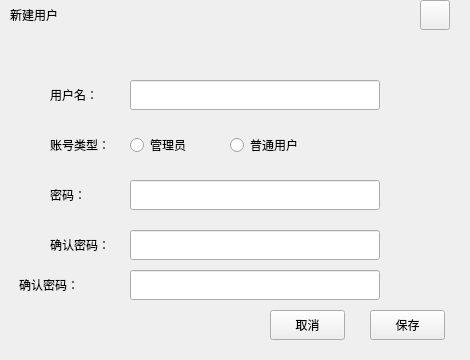
<?xml version="1.0" encoding="UTF-8"?>
<ui version="4.0">
 <class>UserEdit</class>
 <widget class="QWidget" name="UserEdit">
  <property name="geometry">
   <rect>
    <x>0</x>
    <y>0</y>
    <width>470</width>
    <height>360</height>
   </rect>
  </property>
  <property name="windowTitle">
   <string>Form</string>
  </property>
  <widget class="QPushButton" name="CloseBtn">
   <property name="geometry">
    <rect>
     <x>420</x>
     <y>0</y>
     <width>30</width>
     <height>30</height>
    </rect>
   </property>
   <property name="text">
    <string/>
   </property>
  </widget>
  <widget class="QLabel" name="TitleLab">
   <property name="geometry">
    <rect>
     <x>0</x>
     <y>10</y>
     <width>461</width>
     <height>31</height>
    </rect>
   </property>
   <property name="text">
    <string/>
   </property>
  </widget>
  <widget class="QRadioButton" name="NorRBtn">
   <property name="geometry">
    <rect>
     <x>230</x>
     <y>130</y>
     <width>90</width>
     <height>30</height>
    </rect>
   </property>
   <property name="text">
    <string>普通用户</string>
   </property>
  </widget>
  <widget class="QLabel" name="PasswordLab">
   <property name="geometry">
    <rect>
     <x>50</x>
     <y>180</y>
     <width>80</width>
     <height>30</height>
    </rect>
   </property>
   <property name="text">
    <string>密码：</string>
   </property>
  </widget>
  <widget class="QLabel" name="InerLab">
   <property name="geometry">
    <rect>
     <x>50</x>
     <y>60</y>
     <width>401</width>
     <height>231</height>
    </rect>
   </property>
   <property name="styleSheet">
    <string notr="true"/>
   </property>
   <property name="text">
    <string/>
   </property>
  </widget>
  <widget class="QRadioButton" name="ManRBtn">
   <property name="geometry">
    <rect>
     <x>130</x>
     <y>130</y>
     <width>90</width>
     <height>30</height>
    </rect>
   </property>
   <property name="text">
    <string>管理员</string>
   </property>
  </widget>
  <widget class="QLineEdit" name="PasswordEdit">
   <property name="geometry">
    <rect>
     <x>130</x>
     <y>180</y>
     <width>250</width>
     <height>30</height>
    </rect>
   </property>
   <property name="styleSheet">
    <string notr="true"/>
   </property>
  </widget>
  <widget class="QLabel" name="NewPassLab">
   <property name="geometry">
    <rect>
     <x>50</x>
     <y>230</y>
     <width>80</width>
     <height>30</height>
    </rect>
   </property>
   <property name="text">
    <string>确认密码：</string>
   </property>
  </widget>
  <widget class="QLabel" name="label">
   <property name="geometry">
    <rect>
     <x>10</x>
     <y>0</y>
     <width>80</width>
     <height>30</height>
    </rect>
   </property>
   <property name="text">
    <string>新建用户</string>
   </property>
  </widget>
  <widget class="QPushButton" name="CancleBtn">
   <property name="geometry">
    <rect>
     <x>270</x>
     <y>310</y>
     <width>75</width>
     <height>30</height>
    </rect>
   </property>
   <property name="text">
    <string>取消</string>
   </property>
  </widget>
  <widget class="QLabel" name="UserLab">
   <property name="geometry">
    <rect>
     <x>50</x>
     <y>80</y>
     <width>80</width>
     <height>30</height>
    </rect>
   </property>
   <property name="text">
    <string>用户名：</string>
   </property>
  </widget>
  <widget class="QLabel" name="AccountLab">
   <property name="geometry">
    <rect>
     <x>50</x>
     <y>130</y>
     <width>80</width>
     <height>30</height>
    </rect>
   </property>
   <property name="text">
    <string>账号类型：</string>
   </property>
  </widget>
  <widget class="QLineEdit" name="UserLineEdit">
   <property name="geometry">
    <rect>
     <x>130</x>
     <y>80</y>
     <width>250</width>
     <height>30</height>
    </rect>
   </property>
  </widget>
  <widget class="QPushButton" name="SaveBtn">
   <property name="geometry">
    <rect>
     <x>370</x>
     <y>310</y>
     <width>75</width>
     <height>30</height>
    </rect>
   </property>
   <property name="text">
    <string>保存</string>
   </property>
  </widget>
  <widget class="QLineEdit" name="NewPassEdit">
   <property name="geometry">
    <rect>
     <x>130</x>
     <y>230</y>
     <width>250</width>
     <height>30</height>
    </rect>
   </property>
  </widget>
  <widget class="QLineEdit" name="SurePassEdit">
   <property name="geometry">
    <rect>
     <x>130</x>
     <y>270</y>
     <width>250</width>
     <height>30</height>
    </rect>
   </property>
  </widget>
  <widget class="QLabel" name="SurePassLab">
   <property name="geometry">
    <rect>
     <x>19</x>
     <y>270</y>
     <width>111</width>
     <height>30</height>
    </rect>
   </property>
   <property name="text">
    <string>确认密码：</string>
   </property>
  </widget>
  <zorder>TitleLab</zorder>
  <zorder>InerLab</zorder>
  <zorder>CloseBtn</zorder>
  <zorder>NorRBtn</zorder>
  <zorder>PasswordLab</zorder>
  <zorder>ManRBtn</zorder>
  <zorder>PasswordEdit</zorder>
  <zorder>NewPassLab</zorder>
  <zorder>label</zorder>
  <zorder>CancleBtn</zorder>
  <zorder>UserLab</zorder>
  <zorder>AccountLab</zorder>
  <zorder>UserLineEdit</zorder>
  <zorder>SaveBtn</zorder>
  <zorder>NewPassEdit</zorder>
  <zorder>SurePassEdit</zorder>
  <zorder>SurePassLab</zorder>
 </widget>
 <resources/>
 <connections/>
</ui>
